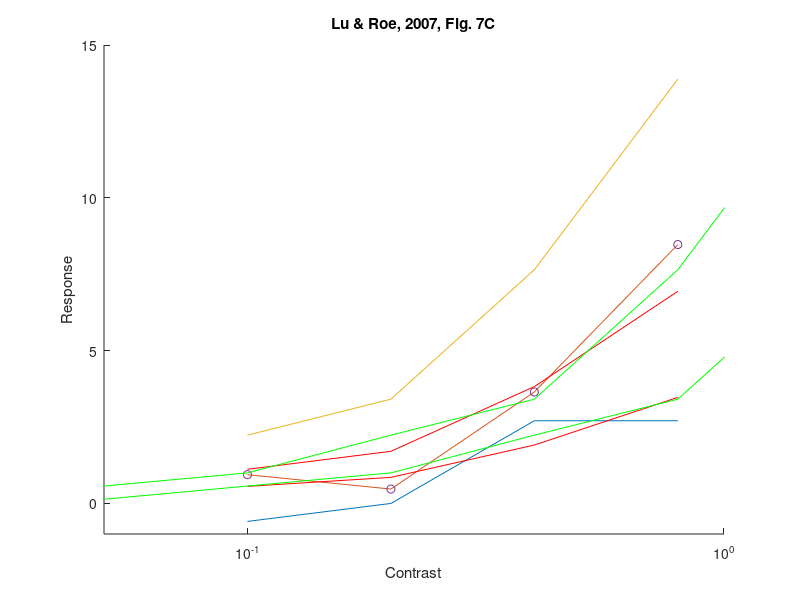

The MATLAB source for this figure: (Note: this script raises an error after producing the figure.)
%fit contrast vs spatial frequency from Lu & Roe, Cerebral Cortex, 2007,
%from fig 7c (different from fig14)
%
% 2009, Alexander Heimel
%

load('luroe07_fig7c.mat');
figure;

contrasts=LuRoe07_fig7C.x{1}

hold on
for i=[1 2 4]
  plot(contrasts,LuRoe07_fig7C.y{i});
end
set(gca,'XScale','log');

  plot(contrasts,LuRoe07_fig7C.y{2},'o');

% fitting high
plot(contrasts,LuRoe07_fig7C.y{4}*0.5,'r');
plot([0.01; 0.05; contrasts]*2,[0; 1; LuRoe07_fig7C.y{4}],'g');

%plotting highest sf
plot(contrasts,LuRoe07_fig7C.y{4}*0.25,'r');
plot([0.01; 0.05; contrasts]*4,[0 ;1; LuRoe07_fig7C.y{4}],'g');

title('Lu & Roe, 2007, Fig. 7C');
axis([0.05 1 -1 15]);
xlabel('Contrast');
ylabel('Response');
bigger_linewidth(2);
disp('Based on the data one cannot tell if response scaling or contrast scaling works better');
disp('And the temporal frequency is not fixed between the different spatial freqs as speed was');
